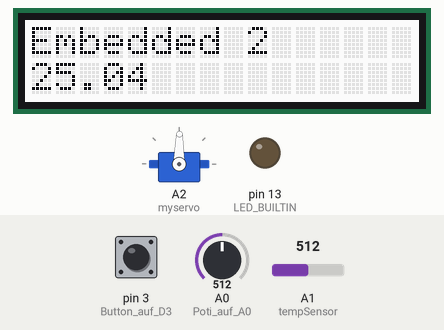
Recording of a sketch running on a simulated Arduino Uno, built with avr-gcc and run on an emulated ATmega328P. Shown: servo, 16×2 character LCD, output pins drawn as LEDs (lit = HIGH). Inputs (shaded band) come from the test bench; at power-on: A0 (Poti_auf_A0) = 512, pin 3 (Button_auf_D3) LOW, A1 (tempSensor) = 512. What the sketch prints to the serial monitor is not drawn.

Above: at 2.2 s.
2.3 s: A0 (Poti_auf_A0) set to 716
At 3.5 s:
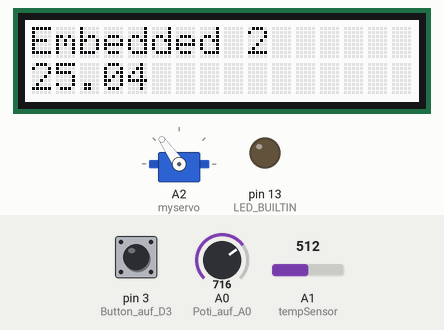
3.8 s: pin 3 (Button_auf_D3) pulled HIGH for 0.15 s
At 3.88 s:
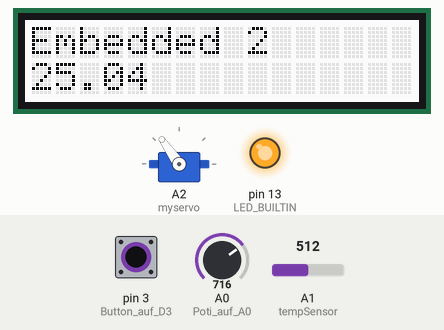
5.4 s: A0 (Poti_auf_A0) set to 900
At 5.9 s:
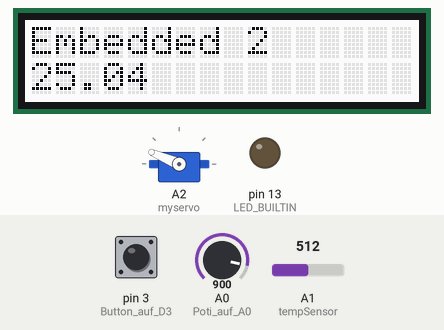
6.9 s: pin 3 (Button_auf_D3) pulled HIGH for 1 s
At 7.7 s:
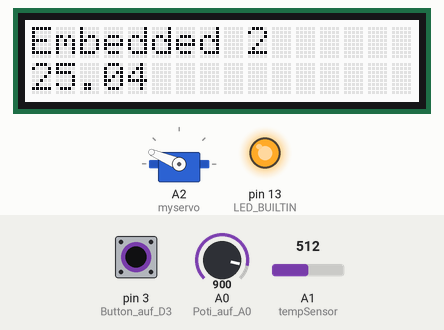
9.4 s: A1 (tempSensor) set to 716
At 10.3 s:
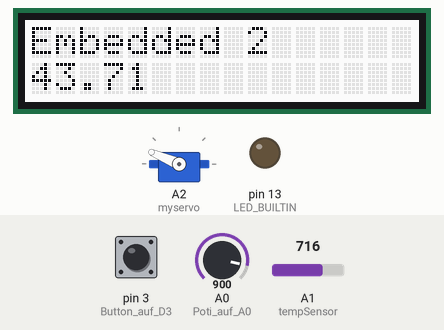
10.9 s: A0 (Poti_auf_A0) set to 1023
At 11.4 s:
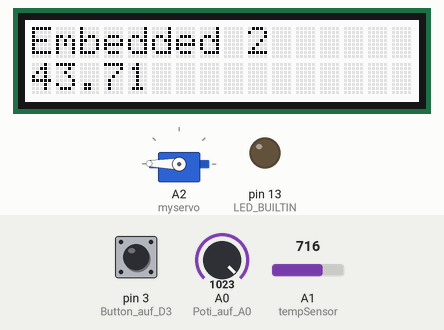
Timing chart, 0 to 13.4 s (numbered marks = the images above; inputs shaded):
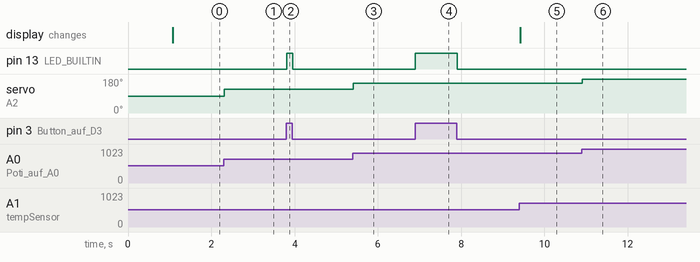

Measured:
- after the input at 2.3 s, servo on A2 (myservo): 89° → 125° at once
- after the input at 3.8 s, pin 13 (LED_BUILTIN): LOW → HIGH at once, → LOW 0.15 s later
- after the input at 5.4 s, servo on A2 (myservo): 125° → 157° at once
- after the input at 6.9 s, pin 13 (LED_BUILTIN): LOW → HIGH at once, → LOW 1.0 s later
- after the input at 9.4 s, the display: changes at once (image 5)
- after the input at 10.9 s, servo on A2 (myservo): 157° → 179° at once

The sketch:

versuch1.ino
```cpp
#include <Wire.h>
#include <Servo.h>
#include <math.h>
#include "rgb_lcd.h"

Servo myservo;

rgb_lcd lcd;

int buttonState = 0;
int servoState = 0;
const int tempSensor = A1;
int sensorWert;
int temperatur;

const int B = 4275;
const int R0 = 100000;

void setup() {
  // put your setup code here, to run once:
  Serial.begin(9600);
  pinMode(LED_BUILTIN, OUTPUT);
  pinMode(3, INPUT);  //Button auf D3
  pinMode(A0, INPUT); //Poti auf A0
  myservo.attach(A2); //Servo auf A2
  lcd.begin(16,2);// Initialisierung LC-Display

  lcd.print("Embedded 2");
  delay(1000);

}

void loop() {

  buttonState = digitalRead(3);

  int spannung;

  int a = analogRead(tempSensor);

  float R = 1023.0/a-1.0;
  R = R0*R;

  spannung = analogRead(A0);

  int position;

  position = map(spannung, 0, 1023, 0, 179);

  myservo.write(position);

  //delay(500);


  //Serial.println(buttonState);
  if (buttonState == HIGH) {
    //delay(1000);
    digitalWrite(LED_BUILTIN, HIGH);
  }
  else{
    digitalWrite(LED_BUILTIN, LOW);
  }
  sensorWert = analogRead(tempSensor);
  temperatur = map(sensorWert, 0, 410, -40, 125);

  float temp2= 1.0/(log(R/R0)/B+1/298.15)-273.15;

  Serial.println(temp2);
  //delay(1000);
  Serial.println(temperatur);
  //delay(1000);

  lcd.setCursor(0, 1);

  lcd.print(temp2);
  //delay(500);
}
```
